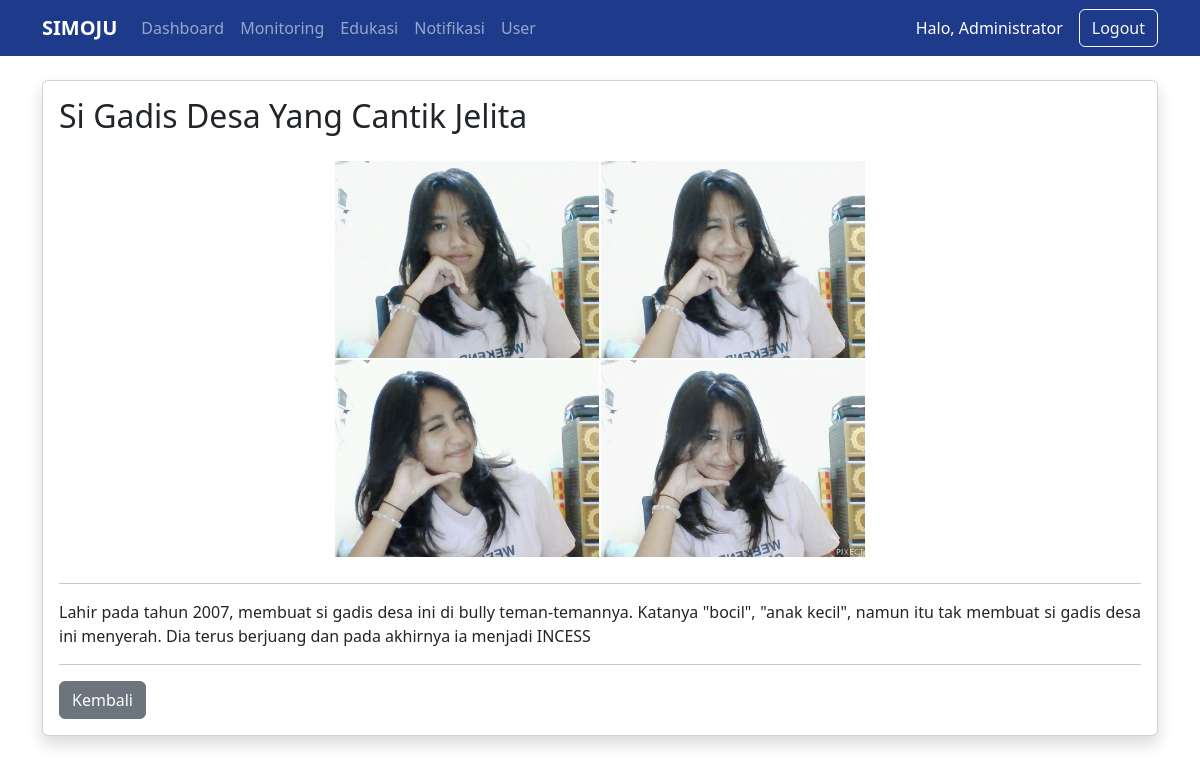
/public/index.php?url=EdukasiController/detail/6 (signed in), run on the app's committed database.
### tables this page shows
CREATE TABLE `edukasi` (
  `id` int(11) NOT NULL AUTO_INCREMENT,
  `judul` varchar(255) NOT NULL,
  `gambar` varchar(255) DEFAULT NULL,
  `isi` text NOT NULL,
  `status` enum('draft','publish') DEFAULT 'draft',
  `created_by` int(11) DEFAULT NULL,
  `created_at` timestamp NOT NULL DEFAULT current_timestamp(),
  `updated_at` timestamp NOT NULL DEFAULT current_timestamp() ON UPDATE current_timestamp(),
  PRIMARY KEY (`id`),
  KEY `created_by` (`created_by`),
  CONSTRAINT `edukasi_ibfk_1` FOREIGN KEY (`created_by`) REFERENCES `users` (`id`)
);

### app/core/Controller.php (called while the page is built, shortened)
<?php
class Controller {
    public function view($view, $data = [])
    {
         require_once '../app/views/templates/header.php';
        require_once '../app/views/' . $view . '.php';
        require_once '../app/views/templates/footer.php';
    }
}

### app/controllers/EdukasiController.php (called while the page is built, shortened)
<?php
class EdukasiController extends Controller {
    public function detail($id)
    {
        $edukasi = $this->model('Edukasi');
        $data['edukasi'] =
        $edukasi->getById($id);
        $this->view(
            'edukasi/detail',
            $data
        );
    }
}

### app/core/App.php (called while the page is built, shortened)
<?php
class App {
    protected $method = 'index';
    protected $params = [];
    public function __construct()
    {
        $url = $this->parseURL();
        if(isset($url[0]) && file_exists('../app/controllers/' . $url[0] . '.php')) {
            unset($url[0]);
        }
        $this->controller = new $this->controller;
        if(isset($url[1]) && method_exists($this->controller, $url[1])) {
            $this->method = $url[1];
            unset($url[1]);
        }
        if(!empty($url)) {
            $this->params = array_values($url);
        }
        call_user_func_array(
            [$this->controller, $this->method],
            $this->params
        );
    }
    public function parseURL()
    {
        if(isset($_GET['url']))
        {
            $url = rtrim($_GET['url'], '/');
            $url = filter_var($url, FILTER_SANITIZE_URL);
            return explode('/', $url);
        }
    }
}

### public/index.php (called while the page is built, shortened)
<?php
$app = new App;

### app/core/Model.php (called while the page is built, shortened)
<?php
require_once 'Database.php';
class Model {
    public function __construct()
    {
        $database = new Database();
        $this->db = $database->getConnection();
    }
}

### app/core/Database.php (called while the page is built, shortened)
<?php
class Database {
    private $conn;
    public function __construct()
    {
        $this->conn = new mysqli(
            DB_HOST,
            DB_USER,
            DB_PASS,
            DB_NAME
        );
    }
    public function getConnection()
    {
        return $this->conn;
    }
}

### app/models/Edukasi.php (called while the page is built, shortened)
<?php
class Edukasi extends Model {
    public function getById($id)
    {
        $query =
        "SELECT * FROM edukasi
        WHERE id = $id";
        $result =
        $this->db->query($query);
        return $result->fetch_assoc();
    }
}

### app/views/edukasi/detail.php (the view)
<div class="container mt-4">
    <div class="card shadow">
        <div class="card-body">
            <h2 class="mb-4">
                <?= $data['edukasi']['judul']; ?>
            </h2>
            <div class="text-center mb-4">
                <img
                src="/Simoju_UTS2/public/uploads/artikel/<?= $data['edukasi']['gambar']; ?>"
                class="img-fluid rounded"
                style="max-height:400px;">
            </div>
            <hr>
            <div style="text-align: justify;">
                <?= nl2br($data['edukasi']['isi']); ?>
            </div>
            <hr>
            <a
            href="index.php?url=EdukasiController/index"
            class="btn btn-secondary">
                Kembali
            </a>
        </div>
    </div>
</div>

### data on the page
edukasi: judul "Si Gadis Desa Yang Cantik Jelita", gambar (picture), isi "Lahir pada tahun 2007, membuat si gadis desa ini di bully teman-temannya. Katanya \"bocil\", \"anak kecil\", namun itu tak membuat si gadis desa ini menyerah. Dia terus berjuang dan pada akhirnya ia menjadi INCESS"

### other printed values
$_SESSION['nama'] "Administrator"
